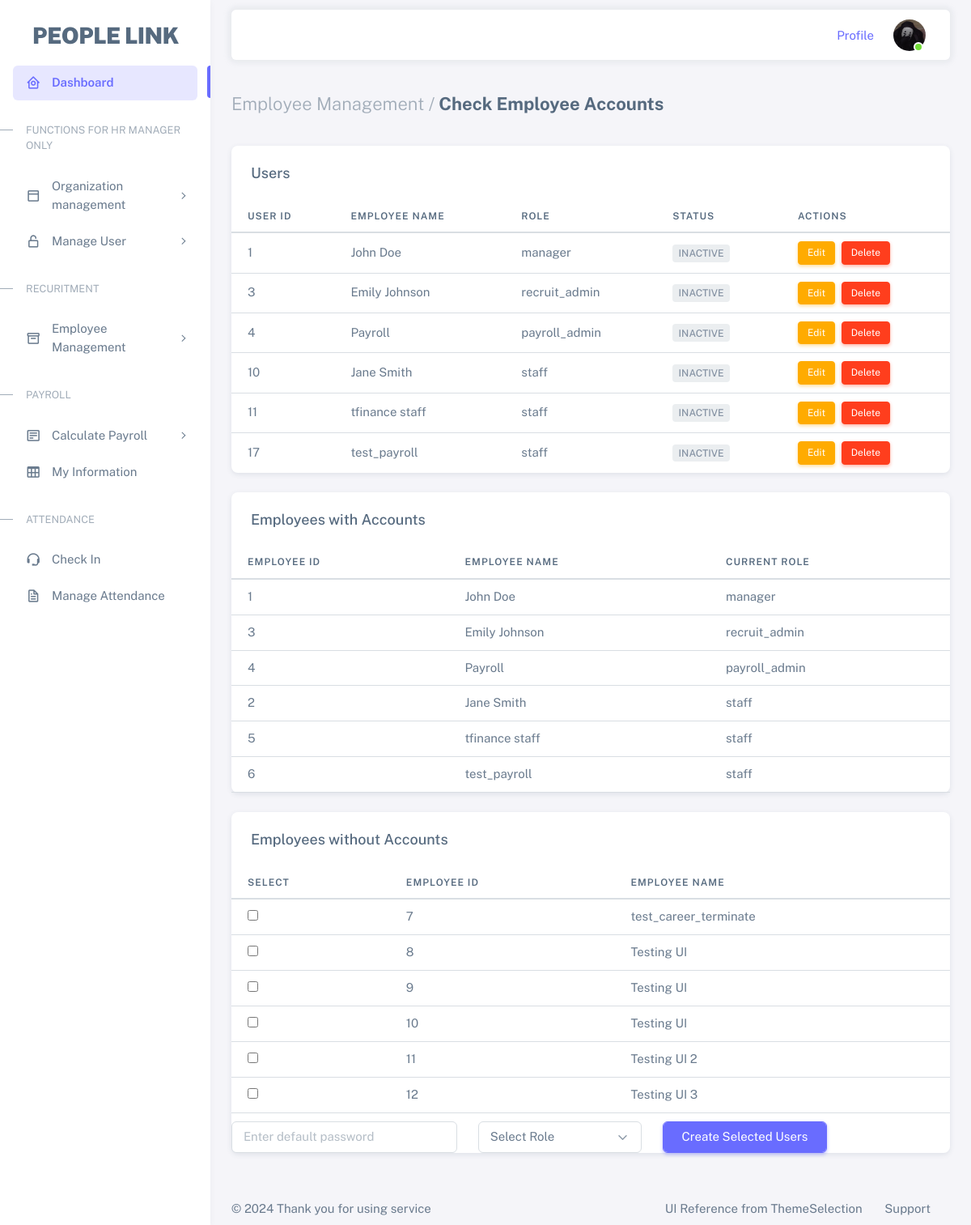
The app's page /check_employee_accounts, older data.
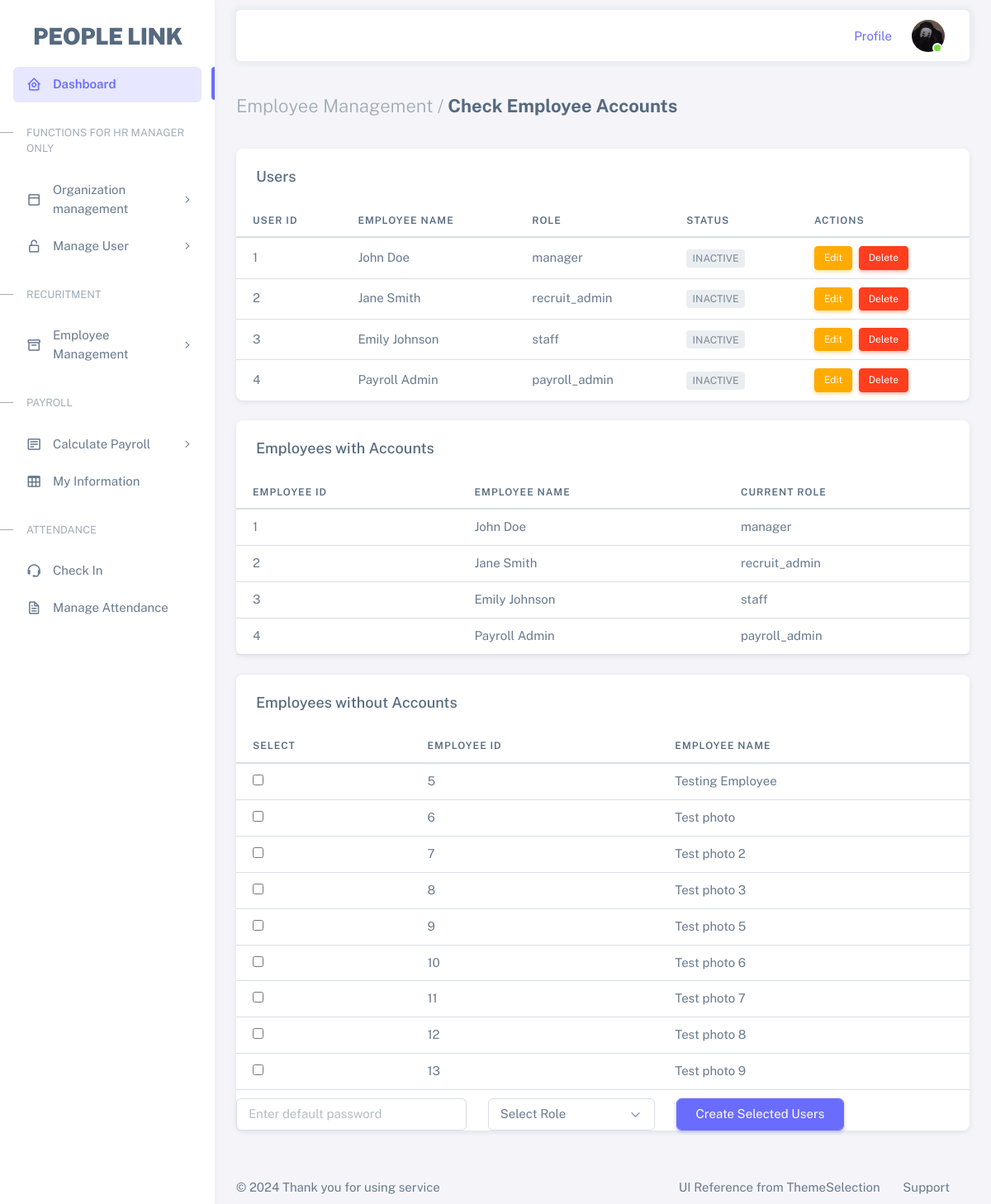
The same page, newer data.
### tables this page shows
CREATE TABLE users (
        user_id INTEGER PRIMARY KEY AUTOINCREMENT,
        emp_id INTEGER NOT NULL,
        password BLOB NOT NULL,  -- Hashed password
        role TEXT CHECK(role IN ('manager', 'recruit_admin', 'payroll_admin', 'staff')) NOT NULL,
        FOREIGN KEY (emp_id) REFERENCES employee (emp_id)
    );

CREATE TABLE employee (
    emp_id INTEGER PRIMARY KEY AUTOINCREMENT,
    emp_name TEXT NOT NULL,
    email TEXT NOT NULL UNIQUE,  -- Employee email
    phone_number TEXT NOT NULL,  -- Employee phone number
    photo BLOB,  -- Employee profile photo (can store as binary data)
    dept_id INTEGER NOT NULL,
    job_status TEXT NOT NULL,
    gender TEXT NOT NULL,
    termination_date DATE,
    employee_status TEXT NOT NULL,
    join_date DATE NOT NULL,
    pos_id INTEGER NOT NULL,
    is_dept_leader INTEGER DEFAULT 0, -- 0 = not leader, 1 = leader
    is_team_leader INTEGER DEFAULT 0, -- 0 = not team leader, 1 = team leader
    FOREIGN KEY (pos_id) REFERENCES position (pos_id),
    FOREIGN KEY (dept_id) REFERENCES department (dept_id)
);

### app.py (the view)
@app.route('/check_employee_accounts')
def check_employee_accounts():
    conn = get_db()
    cursor = conn.cursor()
    cursor.execute('''
    SELECT
        u.user_id,
        e.emp_name,
        u.role
    FROM
        users u
    JOIN
        employee e
    ON
        u.emp_id = e.emp_id
    ''')
    users_with_name = cursor.fetchall()
    current_emp_id = session.get('emp_id')
    cursor.execute('''
        SELECT e.emp_id, e.emp_name, u.role
        FROM employee e
        JOIN users u ON e.emp_id = u.emp_id
    ''')
    employees_with_accounts = cursor.fetchall()
    cursor.execute('''
        SELECT e.emp_id, e.emp_name
        FROM employee e
        LEFT JOIN users u ON e.emp_id = u.emp_id
        WHERE u.emp_id IS NULL
    ''')
    employees_without_accounts = cursor.fetchall()
    conn.close()
    return render_template('check_employee_accounts.html',
                           employees_with_accounts=employees_with_accounts,
                           employees_without_accounts=employees_without_accounts,
                           users_with_name=users_with_name, current_emp_id=current_emp_id
                           )

### app.py (called while the page is built)
def get_db():
    conn = sqlite3.connect('hrm.db')
    conn.row_factory = sqlite3.Row
    return conn

### templates/check_employee_accounts.html (shortened to what the changed rows need)
{% extends "base.html" %}
{% block content %}
<div class="container-xxl flex-grow-1 container-p-y">
        <div class="card mb-4">
            <div class="table-responsive text-nowrap">
                <table class="table">
                    <thead>
                        <tr>
                            <th>User ID</th>
                            <th>Employee Name</th>
                            <th>Role</th>
                            <th>Status</th>
                            <th>Actions</th>
                        </tr>
                    </thead>
                    <tbody class="table-border-bottom-0">
                        {% for user in users_with_name %}
                        <tr>
                            <td>{{ user[0] }}</td>
                            <td>{{ user[1] }}</td>
                            <td>{{ user[2] }}</td>
                            <td>
                                {% if user[0] == current_emp_id %}
                                    <span class="badge bg-label-primary me-1">Active</span>
                                {% else %}
                                    <span class="badge bg-label-secondary me-1">Inactive</span>
                                {% endif %}
                            </td>
                            <td>
                                <a href="{{ url_for('edit_user', user_id=user[0], role=user[2]) }}" class="btn btn-warning btn-sm me-1">Edit</a>
                                <form action="{{ url_for('delete_user', user_id=user[0], role=user[2]) }}" method="POST" style="display:inline;">
                                    <button type="submit" class="btn btn-danger btn-sm">Delete</button>
                                </form>
                            </td>
                        </tr>
                        {% endfor %}
                    </tbody>
                </table>
            </div>
        </div>
    <div class="card mb-4">
        <div class="table-responsive text-nowrap">
            <table class="table">
                <thead>
                    <tr>
                        <th>Employee ID</th>
                        <th>Employee Name</th>
                        <th>Current Role</th>
                    </tr>
                </thead>
                <tbody>
                    {% for emp in employees_with_accounts %}
                    <tr>
                        <td>{{ emp[0] }}</td>
                        <td>{{ emp[1] }}</td>
                        <td>{{ emp[2] }}</td>
                    </tr>
                    {% endfor %}
                </tbody>
            </table>
        </div>
    </div>
    <div class="card mb-4">
        <form action="{{ url_for('add_users') }}" method="post">
            <div class="table-responsive text-nowrap">
                <table class="table">
                    <thead>
                        <tr>
                            <th>Select</th>
                            <th>Employee ID</th>
                            <th>Employee Name</th>
                        </tr>
                    </thead>
                    <tbody>
                        {% if employees_without_accounts %}
                        {% for emp in employees_without_accounts %}
                        <tr>
                            <td><input type="checkbox" name="emp_ids" value="{{ emp[0] }}"></td>
                            <td>{{ emp[0] }}</td>
                            <td>{{ emp[1] }}</td>
                        </tr>
                        {% endfor %}
                        {% else %}
                        <tr>
                            <td colspan="3">No employees found</td>
                        </tr>
                        {% endif %}
                    </tbody>
                </table>
            </div>
        </form>
    </div>
        </div>
{% endblock %}

Row changes from the older to the newer data that the page shows:
removed users: user_id "10", emp_name "Jane Smith", role "staff", shows "INACTIVE", emp_id "2"
removed users: user_id "11", emp_name "tfinance staff", role "staff", shows "INACTIVE", emp_id "5"
removed users: user_id "17", emp_name "test_payroll", role "staff", shows "INACTIVE", emp_id "6"
added users: user_id "2", emp_name "Jane Smith", role "recruit_admin", shows "INACTIVE", emp_id "2"
changed users "Emily Johnson": role "recruit_admin" → "staff"
changed users "payroll_admin": emp_name "Payroll" → "Payroll Admin"
now on this page (row edited): employee: emp_id "5", emp_name "Testing Employee"
now on this page (row edited): employee: emp_id "6", emp_name "Test photo"
changed employee id 7: emp_name "test_career_terminate" → "Test photo 2"
changed employee id 8: emp_name "Testing UI" → "Test photo 3"
changed employee id 9: emp_name "Testing UI" → "Test photo 5"
changed employee id 10: emp_name "Testing UI" → "Test photo 6"
changed employee id 11: emp_name "Testing UI 2" → "Test photo 7"
changed employee id 12: emp_name "Testing UI 3" → "Test photo 8"
added employee: emp_id "13", emp_name "Test photo 9"
